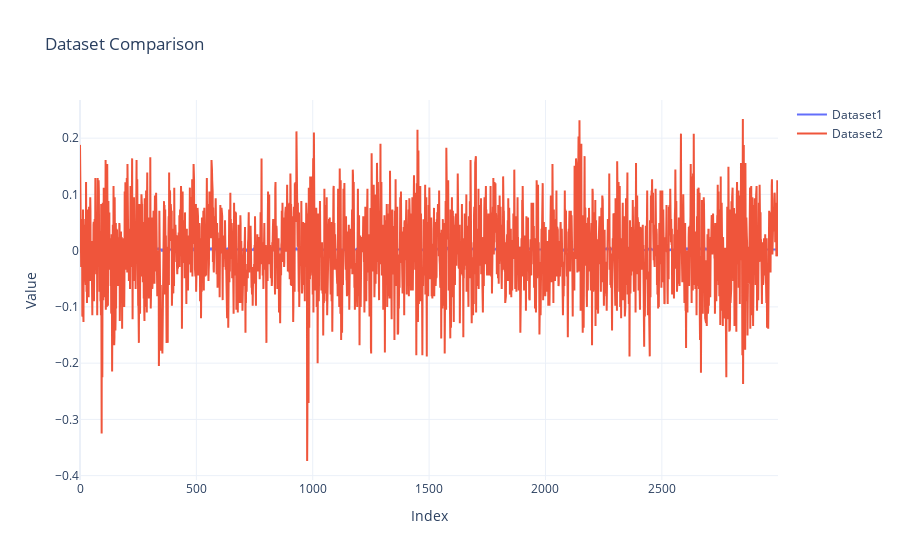

The code cell stored with this chart in its notebook:
### Code cell
import os
import pandas as pd
import plotly.graph_objects as go

# 設定檔案路徑
txt_path = "/home/kycho/vad-code/__datasets/NASA-IMS-bearings/3rd_test/4th_test/txt"
files = os.listdir(txt_path)
files.sort()

# 讀取資料
dataset1 = pd.read_csv(os.path.join(txt_path, files[-1]), sep='\t', header=None)
dataset2 = pd.read_csv(os.path.join(txt_path, files[4]), sep='\t', header=None)

# 建立圖表
fig = go.Figure()
fig.add_trace(go.Scatter(
    y=dataset1.iloc[:3000, 3],
    mode='lines',
    name='Dataset1'
))
fig.add_trace(go.Scatter(
    y=dataset2.iloc[:3000, 2],
    mode='lines',
    name='Dataset2'
))

# 更新圖表版面配置
fig.update_layout(
    title="Dataset Comparison",
    xaxis_title="Index",
    yaxis_title="Value",
    template="plotly_white"
)

fig.show()

### Figure 1 — Plotly figure (JSON) as saved in the notebook; plotly's stock layout.template omitted (floating-point values rounded to 4 significant figures; data arrays with more than 128 entries replaced by an {"elided": "..."} marker saying what was removed)
{"data": [{"mode": "lines", "name": "Dataset1", "type": "scatter", "y": {"elided": "3000 float values"}}, {"mode": "lines", "name": "Dataset2", "type": "scatter", "y": {"elided": "3000 float values"}}], "layout": {"title": {"text": "Dataset Comparison"}, "xaxis": {"title": {"text": "Index"}}, "yaxis": {"title": {"text": "Value"}}}}
